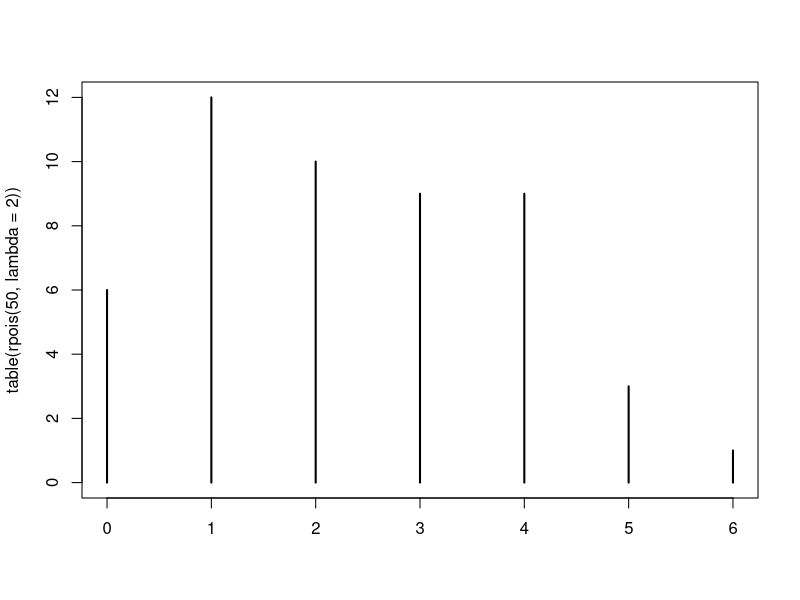

The R source for this figure: (Note: this script raises an error after producing the figure.)
# Statistics for Linguits: An Introduction Using R
# Author: Bodo Winter
# Chapter 13 Solutions


# --------------------------------------------------------
# 13.8.1. Exercise 1:

# Generate 50 random Poisson distributed data points:

rpois(50, lambda = 2)

# (not saved, run multiple times)

# Plot this:

plot(table(rpois(50, lambda = 2)))

# Play around!:
# - Run this again and again.
# - Plug in different lambda values.
# - Try to break it: What happens when you put in ...
# ... negative numbers?


# --------------------------------------------------------
# 13.8.2. Exercise 2:

# Load packages:

library(tidyverse)
library(broom)

# ...  and data:

lyn <- read_csv('lynott_connell_2009_modality.csv')
ELP <- read_csv('ELP_full_length_frequency.csv')

# Merge:

both <- left_join(lyn, ELP) %>%
	dplyr::select(Word, DominantModality:Smell, Log10Freq)

# Notice that I am using "dplyr::" here because you ...
# ... may have the MASS package loaded from the chapter.
# And unfortunately, MASS contains a select() function ...
# ... as well. With "dplyr::", we avoid naming conflicts.

# Get raw values:

both <- mutate(both, Freq = 10 ^ Log10Freq)

# Reminder: log10 is the opposite of taking something ...
# ... to the power of 10.

# Fit Poisson regression with categorical predictor:

tidy(glm(Freq ~ DominantModality,
         data = both, family = poisson))

# Fit Poisson regression with continuous predictors:

summary(glm(Freq ~ Sight + Taste + Smell + Sound + Touch,
	data = both, family = poisson))

# Fit negative binomial regression:

library(MASS)
xmdl_nb <- glm.nb(Freq ~ Sight + Taste + Smell + Sound + Touch,
	data = both)
summary(xmdl_nb)

# Assess variance inflation factors:

library(car)
vif(xmdl_nb)

# They are fine.

# See whether negative binomial regression is warranted.

library(pscl)
odTest(xmdl_nb)

# There is significant overdispersion...
# ... so a negative binomial model is preferred.
